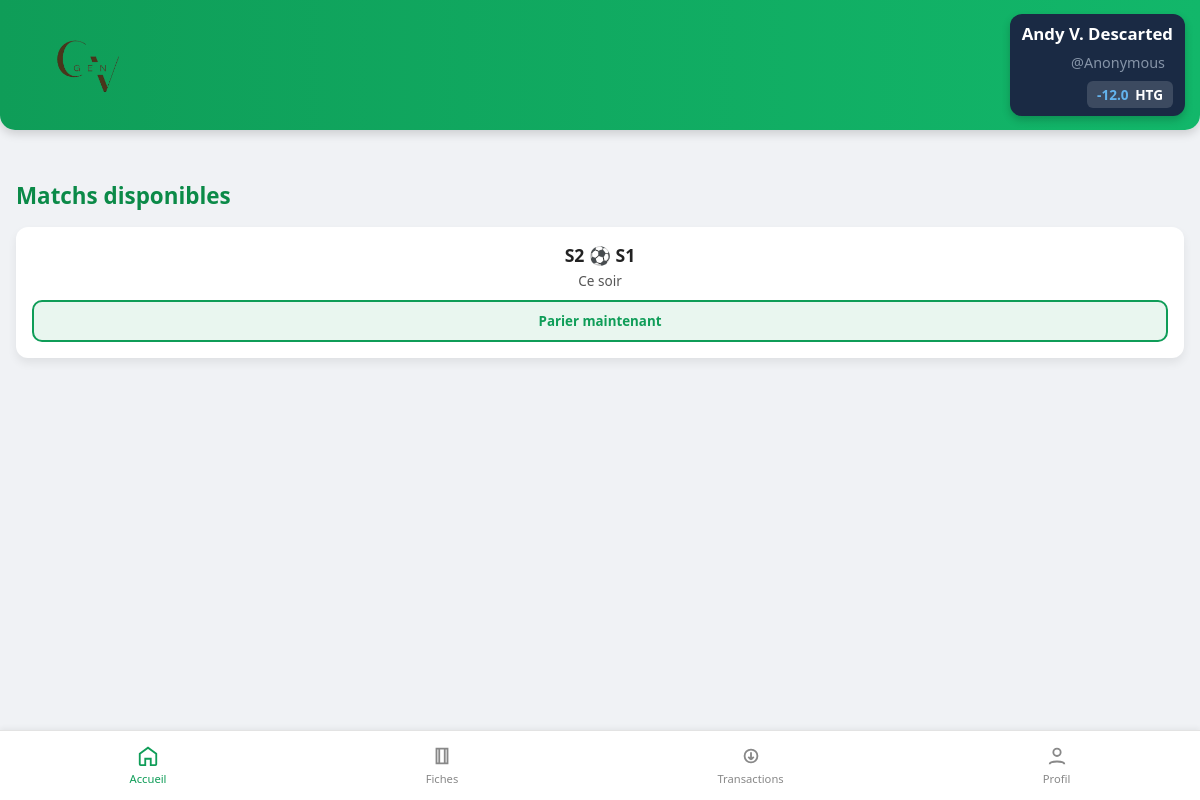
The page /home (signed in) on the database its author committed.
### tables this page shows
CREATE TABLE parieurs (
					id INTEGER PRIMARY KEY AUTOINCREMENT NOT NULL,
					prenom TEXT NOT NULL,
					nom TEXT NOT NULL,
					username TEXT NOT NULL UNIQUE,
					email TEXT NOT NULL UNIQUE,
					age INT NOT NULL,
					classe TEXT NOT NULL,
					mdp TEXT NOT NULL,
					created_at TEXT NOT NULL,
					solde REAL DEFAULT 1000,
					role TEXT DEFAULT 'parieur'
				);

CREATE TABLE matchs (
					id INTEGER PRIMARY KEY AUTOINCREMENT NOT NULL,
					equipe_a TEXT NOT NULL,
					equipe_b TEXT NOT NULL,
					date_match TEXT NOT NULL UNIQUE,
					statut TEXT DEFAULT 'ouvert'
				);

### routes.py (the view)
@app.route("/home")
def home():
    if "username" in session:
        user = get_user_by_username(session["username"])
        programmes = get_programmes()
        return render_template("home.html", user=user, programmes=programmes)
    else:
        return redirect(url_for("index"))

### data.py (called while the page is built)
def get_user_by_username(username):
    try:
        with sqlite3.connect(DB_NAME) as conn:
            conn.row_factory = sqlite3.Row
            cur = conn.cursor()
            cur.execute("SELECT * FROM parieurs WHERE username = ?", (username,))
            return cur.fetchone()
    except sqlite3.Error as e:
        print(f"Erreur lors de la récupération (username) : {e}")
        return None

def get_matchs_en_cours():
    try:
        with sqlite3.connect(DB_NAME) as conn:
            conn.row_factory = sqlite3.Row
            cur = conn.cursor()
            cur.execute("""SELECT m.id AS match_id, m.equipe_a, m.equipe_b, m.date_match, o.libelle, o.id AS option_id, o.cote, o.categorie
            FROM matchs m
            INNER JOIN options o
            ON m.id = o.match_id
            WHERE m.statut = 'ouvert'
            """)
            return cur.fetchall()
    except sqlite3.Error as e:
        print(f"Une erreur s'est produite lors de la récupération : {e}")

### templates/home.html (shortened to what this page needs)
{% extends "base.html" %} {% block css %}
<link rel="stylesheet" href="{{ url_for('static', filename='css/home.css') }}" type="text/css" media="all" />
{% endblock %}  {% block content %}
<h2>Matchs disponibles</h2>
{% if not programmes %}
<div class="no-match"><p>Il n'y a aucun match pour le moment...</p></div>
{% else %}
<section class="matches">
  {% for id, match in programmes.items() %}
  <div class="match-card">
    <div class="match-info">
    	<div class="teams">{{ match["equipe_a"] }} &#9917; {{ match["equipe_b"] }}</div>
      <div class="date">{{ match["date_match"] }}</div>
    </div>
    <a href="{{ url_for('details_match', match_id=match['match_id']) }}">
    <button class="bet-btn">Parier maintenant</button>
    </a>
  </div>
  {% endfor %}
</section>
{% endif %} {% endblock %}

### templates/base.html (shortened to what this page needs)
<!doctype html>
<html lang="fr">
  <head>
    <link rel="stylesheet" href="{{ url_for('static', filename='css/base.css') }}" />
    {% block css %}{% endblock %}
  </head>
  <body>
    <header class="top-bar">
      <div class="brand"><img src="{{url_for('static', filename='img/logo.png') }}" alt="Logo de InterPam" class="logo"/>
      </div>
      <div class="user-zone">
        <span class="user-name">{{ user.prenom|title }} {{ user.nom|title }}</span>
        <span class="username">@{{user.username}}</span>
        <div class="balance">{{ user.solde }} <strong>HTG</strong>
        </div>
      </div>
    </header>
    <main class="content">
      {% block content %} {% endblock %}
    <nav class="bottom-nav">
      <a href="home.html" class="nav-item active">
        <svg viewBox="0 0 24 24" class="icon">
          <path d="M3 9.5L12 3l9 6.5V21a1 1 0 0 1-1 1h-5v-7h-6v7H4a1 1 0 0 1-1-1V9.5z" />
        </svg>
        <span>Accueil</span>
      </a>
      <a href="fiches.html" class="nav-item">
        <svg viewBox="0 0 24 24" class="icon">
          <path d="M6 4h12v16H6zM9 4v16M15 4v16" />
        </svg>
        <span>Fiches</span>
      </a>
      <a href="transactions.html" class="nav-item">
        <svg viewBox="0 0 24 24" class="icon">
          <path d="M12 8v8m0 0l-3-3m3 3l3-3M5 12a7 7 0 1 1 14 0 7 7 0 0 1-14 0z" />
        </svg>
        <span>Transactions</span>
      </a>
      <a href="profil.html" class="nav-item">
        <svg viewBox="0 0 24 24" class="icon">
          <circle cx="12" cy="8" r="4" />
          <path d="M4 21c0-4 16-4 16 0" />
        </svg>
        <span>Profil</span>
      </a>
    </nav>
  </body>
</html>

### static/css/base.css (style rules this page uses)
* { margin: 0; padding: 0; box-sizing: border-box; font-family: "Poppins", system-ui, sans-serif; }
body { background: #f0f2f5; color: #222; }
.top-bar { width: 100%; height: 130px; background: linear-gradient(90deg, #0f9d58, #12b76a); display: flex; align-items: center; justify-content: space-between; padding: 0 15px; color: white; box-shadow: 0 4px 10px rgba(0, 0, 0, 0.15); z-index: 100; border-radius: 0 0 15px 15px; }
.brand { display: flex; flex-direction: column; align-items: center; gap: 12px; }
.logo { width: auto; height: 150px; padding: 8px; border-radius: 12px; display: block; }
.user-zone { background: #1a2a44; padding: 8px 12px; border-radius: 12px; text-align: right; box-shadow: 0 4px 8px rgba(0, 0, 0, 0.2); min-width: 140px; align-items: center; justify-content: center; align-content: center; line-height: 1.4; }
.user-name { display: block; font-size: 1.05rem; font-weight: 700; color: #fff; margin: 0; padding: 0; }
.username { display: block; font-size: 0.9rem; opacity: 0.8; color: #a0aec0; margin: 8px; }
.balance { background: rgba(255, 255, 255, 0.15); padding: 4px 10px; border-radius: 6px; font-size: 0.85rem; font-weight: 600; color: #63b3ed; display: inline-block; }
.balance strong { color: white; margin-left: 3px; }
.bottom-nav { position: fixed; left: 0; bottom: 0; width: 100%; height: 70px; margin: 0; padding: 0; background: #fff; border-top: 1px solid #e3e3e3; display: flex; justify-content: space-around; align-items: center; box-shadow: 0 -2px 5px rgba(0, 0, 0, 0.05); }
.nav-item { text-decoration: none; color: #888; font-size: 0.7rem; display: flex; flex-direction: column; align-items: center; transition: color 0.2s ease; }
.nav-item .icon { width: 22px; height: 22px; stroke: currentColor; fill: none; stroke-width: 2; margin-bottom: 4px; }
.nav-item.active { color: #0f9d58; }

### static/css/home.css (style rules this page uses)
.content { padding: 50px 16px 90px; }
h2, .no-matchs { font-size: 1.4rem; margin-bottom: 16px; color: #0b8a48; }
.matches { display: flex; flex-direction: column; gap: 16px; }
.match-card { background: white; border-radius: 12px; padding: 16px; box-shadow: 0 5px 10px rgba(0, 0, 0, 0.07); transition: transform 0.2s ease, box-shadow 0.2s ease; }
.match-info { margin-bottom: 10px; }
.match-info .teams { font-weight: 600; font-size: 1.1rem; margin-bottom: 4px; text-align: center; }
.match-info .date { font-size: 0.85rem; color: #555; text-align: center; }
.bet-btn { background: #e9f6ef; color: #0f9d58; border: 2px solid #0f9d58; width: 100%; padding: 10px; border-radius: 10px; cursor: pointer; font-weight: 600; transition: background 0.2s ease, border-color 0.2s ease, transform 0.1s ease; }

### rows shown on the page
parieurs: prenom "Andy V.", nom "Descarted", username "Anonymous", solde "-12.0"
matchs: equipe_a "S2", equipe_b "S1", date_match "Ce soir"
